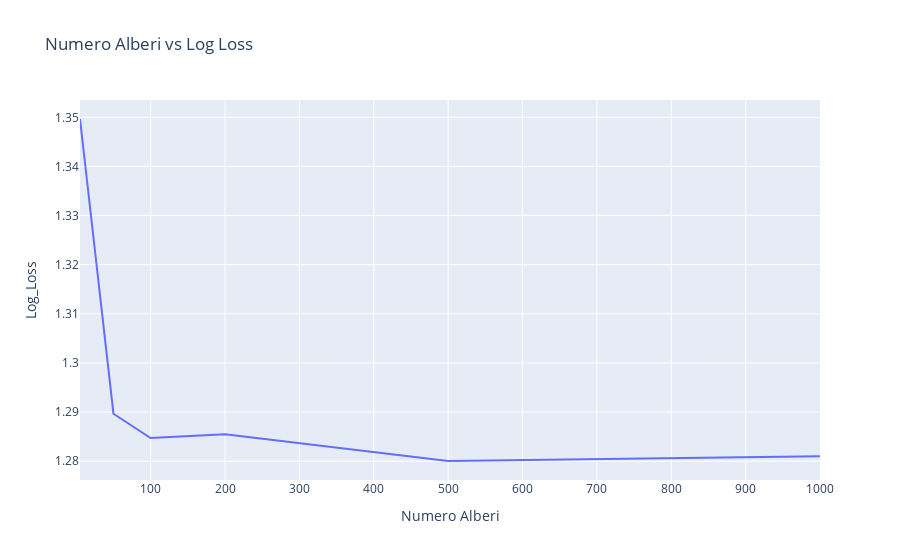

The cell this chart's notebook holds for it:
### Code cell
# Creare un dizionario con i valori di n_estimators (alberi) e log loss
results_dict = {'Numero Alberi': n_estimators, 'Log_Loss': log_loss_values}

# Creare un DataFrame da Pandas utilizzando il dizionario
model_df = pd.DataFrame(results_dict)

# Ordinare il DataFrame in base a N_estimators in ordine decrescente
model_df.sort_values(by='Numero Alberi', ascending=False, inplace=True)

# Creare un grafico a linee per visualizzare N_estimators rispetto a Log Loss
fig = px.line(model_df, x='Numero Alberi', y='Log_Loss', title='Numero Alberi vs Log Loss')

# Visualizzare il grafico
fig.show()

### Figure 1 — Plotly figure (JSON) as saved in the notebook; plotly's stock layout.template omitted (floating-point values rounded to 4 significant figures)
{"data": [{"hovertemplate": "Numero Alberi=%{x}<br>Log_Loss=%{y}<extra></extra>", "legendgroup": "", "line": {"color": "#636efa", "dash": "solid"}, "marker": {"symbol": "circle"}, "mode": "lines", "name": "", "orientation": "v", "showlegend": false, "type": "scatter", "x": [1000, 500, 200, 100, 50, 5], "xaxis": "x", "y": [1.281, 1.28, 1.285, 1.285, 1.29, 1.35], "yaxis": "y"}], "layout": {"autosize": true, "legend": {"tracegroupgap": 0}, "title": {"text": "Numero Alberi vs Log Loss"}, "xaxis": {"anchor": "y", "autorange": true, "domain": [0, 1], "range": [5, 1000], "title": {"text": "Numero Alberi"}, "type": "linear"}, "yaxis": {"anchor": "x", "autorange": true, "domain": [0, 1], "range": [1.276, 1.354], "title": {"text": "Log_Loss"}, "type": "linear"}}}
